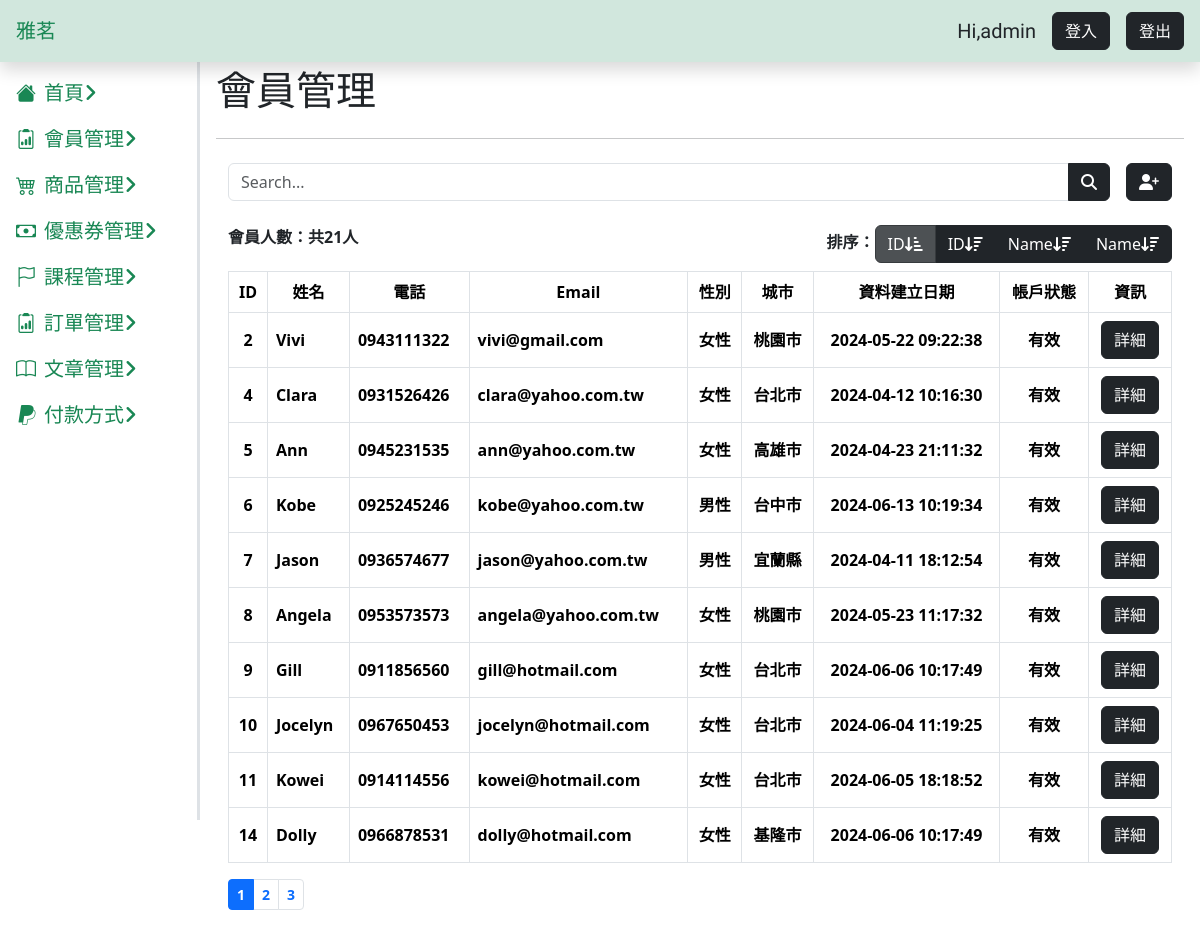
The app's page /user/users.php?page=1&order=1 with its own data.
### tables this page shows
CREATE TABLE `users` (
  `id` int(11) NOT NULL COMMENT '流水號',
  `memberid` varchar(50) NOT NULL COMMENT '會員編號',
  `name` varchar(30) DEFAULT NULL COMMENT '使用者名字',
  `images_id` int(255) NOT NULL DEFAULT 0,
  `images_name` varchar(255) DEFAULT NULL COMMENT '使用者照片',
  `gender` enum('女性','男性','其他','') DEFAULT NULL COMMENT '性別',
  `birthday` date DEFAULT NULL COMMENT '生日',
  `account` varchar(50) NOT NULL COMMENT '帳號',
  `password` varchar(50) NOT NULL COMMENT '密碼',
  `phone` varchar(30) DEFAULT NULL COMMENT '電話',
  `email` varchar(50) DEFAULT NULL COMMENT '信箱',
  `location` varchar(30) DEFAULT NULL COMMENT '城市',
  `carrierid` varchar(50) DEFAULT NULL COMMENT '電子發票載具',
  `created_at` datetime DEFAULT current_timestamp() COMMENT '資料建立日期',
  `valid` tinyint(4) NOT NULL DEFAULT 1 COMMENT '使用者資料狀態'
);

### user/users.php (the view, shortened to what this page needs)
<?php
require_once("../db_connect.php");
$sqlAll = "SELECT* FROM users WHERE valid = 1";
$resultAll = $conn->query($sqlAll);
$allUserCount = $resultAll->num_rows;
if (isset($_GET["search"])) {
    $search = $_GET["search"];
    $sql = "SELECT * FROM users WHERE account LIKE '%$search%' AND valid = 1";
    $pageTitle = "$search 的搜尋結果";
} else if (isset($_GET["page"]) && isset($_GET["order"])) {
    $page = $_GET["page"];
    $perPage = 10;
    $firstItem = ($page - 1) * $perPage;
    $pageCount = ceil($allUserCount / $perPage);
    $order = $_GET["order"];
    switch ($order) {
        case 1:
            $orderClause = "ORDER BY id ASC";
            break;
    }
    $sql = "SELECT * FROM users WHERE valid=1 $orderClause LIMIT $firstItem, $perPage";
} else {
    $sql = "SELECT id, name, email, phone FROM users WHERE valid = 1";
    $pageTitle = "使用者列表";
    header("location: users.php?page=1&order=1");
}
$result = $conn->query($sql);
$rows = $result->fetch_all(MYSQLI_ASSOC);
$userCount = $result->num_rows;
if (isset($_GET["page"])) {
    $userCount = $allUserCount;
    $page = $page;
}
?>
<!doctype html>
<html lang="en">
<head>
    <?php include("../css.php") ?>
</head>
<body>
    <?php include("../dashboard-comm.php") ?>
    <main class="main-content p-3">
        <div class="d-flex justify-content-between">
            <h1>會員管理</h1>
        </div>
        <hr>
        <div class="container">
            <div class="py-2 mb-3">
                <div class="d-flex ">
                    <form action="" class="me-3 flex-grow-1">
                        <div class="input-group">
                            <input type="text" class="form-control" placeholder="Search..." name="search">
                            <button class="btn btn-dark" type="submit"><i class="fa-solid fa-magnifying-glass"></i></button>
                        </div>
                    </form>
                    <a class="btn btn-dark" href="create-user.php">
                        <i class="fa-solid fa-user-plus"></i>
                    </a>
                </div>
            </div>
            <div class="pb-2 d-flex justify-content-between">
                <div>
                    會員人數：共<?= $userCount ?>人
                </div>
                <?php if (isset($_GET["page"])) : ?>
                    <div>
                        排序：<div class="btn-group">
                            <a href="?page=<?= $page ?>&order=1
" class="btn btn-dark <?php
                        if ($order == 1) echo "active";  ?>">ID<i class="fa-solid fa-arrow-down-short-wide"></i></a>
                            <a href="?page=<?= $page ?>&order=2" class="btn btn-dark <?php
                                                                                        if ($order == 2) echo "active";  ?>">ID<i class="fa-solid fa-arrow-down-wide-short "></i></a>
                            <a href="?page=<?= $page ?>&order=3" class="btn btn-dark <?php
                                                                                        if ($order == 3) echo "active";  ?>">Name<i class="fa-solid fa-arrow-down-wide-short "></i></a>
                            <a href="?page=<?= $page ?>&order=4" class="btn btn-dark <?php
                                                                                        if ($order == 4) echo "active";  ?>">Name<i class="fa-solid fa-arrow-down-wide-short "></i></a>
                        </div>
                    </div>
                <?php endif; ?>
            </div>
            <?php if ($result->num_rows > 0) : ?>
                <table class="table table-bordered">
                    <thead class="text-center">
                        <tr>
                            <th>ID</th>
                            <th>姓名</th>
                            <th>電話</th>
                            <th>Email</th>
                            <th>性別</th>
                            <th>城市</th>
                            <th>資料建立日期</th>
                            <th>帳戶狀態</th>
                            <th>資訊</th>
                        </tr>
                    </thead>
                    <tbody>
                        <?php foreach ($rows as $user) : ?>
                            <tr class="align-middle">
                                <td class="text-center"><?= $user["id"] ?></td>
                                <td class=""><?= $user["name"] ?></td>
                                <td><?= $user["phone"] ?></td>
                                <td><?= $user["email"] ?></td>
                                <td class="text-center"><?= $user["gender"] ?></td>
                                <td class="text-center"><?= $user["location"] ?></td>
                                <td class="text-center"><?= $user["created_at"] ?></td>
                                <td class="text-center"><?php if ($user["valid"] == 1) {
                                                            echo "有效";
                                                        } else echo "停權" ?></td>
                                <td class="text-center">
                                    <a class="btn btn-dark" href="user.php?id=<?= $user["id"] ?>">詳細</a>
                                </td>
                            </tr>
                        <?php endforeach; ?>
                    </tbody>
                </table>
                <?php if (isset($_GET["page"])) : ?>
                    <nav aria-label="...">
                        <ul class="pagination pagination-sm ">
                            <?php for ($i = 1; $i <= $pageCount; $i++) : ?>
                                <li class="page-item
                 <?php if ($i == $page) echo "active" ?>"><a class="page-link " href="?page=<?= $i ?>&order=<?= $order ?>"><?= $i ?></a></li>
                            <?php endfor; ?>
                        </ul>
                    </nav>
                <?php endif; ?>
            <?php else : ?>
                沒有使用者
            <?php endif; ?>
        </div>
    </main>
</body>
</html>

### css.php (style rules this page uses)
a { text-decoration: none; cursor: pointer; user-select: none; }
li>a { color: #198754; }
:root { --aside-witch: 200px; --header-height: 50px; }
ul { transition: .5s; }
.main-content { margin: var(--header-height) 0 0 var(--aside-witch); }
body { font-weight: bold; }

### records on screen
users: id "2", name "Vivi", phone "0943111322", email "vivi@gmail.com", gender "女性", location "桃園市", created_at "2024-05-22 09:22:38", valid "有效"
users: id "4", name "Clara", phone "0931526426", email "clara@yahoo.com.tw", gender "女性", location "台北市", created_at "2024-04-12 10:16:30", valid "有效"
users: id "5", name "Ann", phone "0945231535", email "ann@yahoo.com.tw", gender "女性", location "高雄市", created_at "2024-04-23 21:11:32", valid "有效"
users: id "6", name "Kobe", phone "0925245246", email "kobe@yahoo.com.tw", gender "男性", location "台中市", created_at "2024-06-13 10:19:34", valid "有效"
users: id "7", name "Jason", phone "0936574677", email "jason@yahoo.com.tw", gender "男性", location "宜蘭縣", created_at "2024-04-11 18:12:54", valid "有效"
users: id "8", name "Angela", phone "0953573573", email "angela@yahoo.com.tw", gender "女性", location "桃園市", created_at "2024-05-23 11:17:32", valid "有效"
users: id "9", name "Gill", phone "0911856560", email "gill@hotmail.com", gender "女性", location "台北市", created_at "2024-06-06 10:17:49", valid "有效"
users: id "10", name "Jocelyn", phone "0967650453", email "jocelyn@hotmail.com", gender "女性", location "台北市", created_at "2024-06-04 11:19:25", valid "有效"
users: id "11", name "Kowei", phone "0914114556", email "kowei@hotmail.com", gender "女性", location "台北市", created_at "2024-06-05 18:18:52", valid "有效"
users: id "14", name "Dolly", phone "0966878531", email "dolly@hotmail.com", gender "女性", location "基隆市", created_at "2024-06-06 10:17:49", valid "有效"

### other values on screen
$userCount "21"
